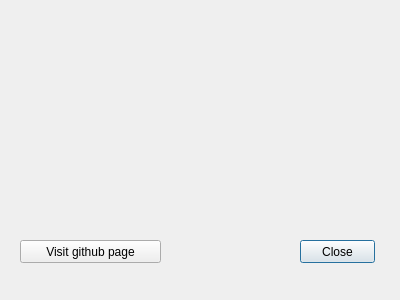
<?xml version="1.0" encoding="UTF-8"?>
<ui version="4.0">
 <class>aboutDialog</class>
 <widget class="QDialog" name="aboutDialog">
  <property name="geometry">
   <rect>
    <x>0</x>
    <y>0</y>
    <width>400</width>
    <height>300</height>
   </rect>
  </property>
  <property name="windowTitle">
   <string>Dialog</string>
  </property>
  <widget class="QPushButton" name="pushButton">
   <property name="geometry">
    <rect>
     <x>300</x>
     <y>240</y>
     <width>75</width>
     <height>23</height>
    </rect>
   </property>
   <property name="text">
    <string>Close</string>
   </property>
  </widget>
  <widget class="QPushButton" name="pushButton_2">
   <property name="geometry">
    <rect>
     <x>20</x>
     <y>240</y>
     <width>141</width>
     <height>23</height>
    </rect>
   </property>
   <property name="text">
    <string>Visit github page</string>
   </property>
  </widget>
 </widget>
 <resources/>
 <connections/>
</ui>
